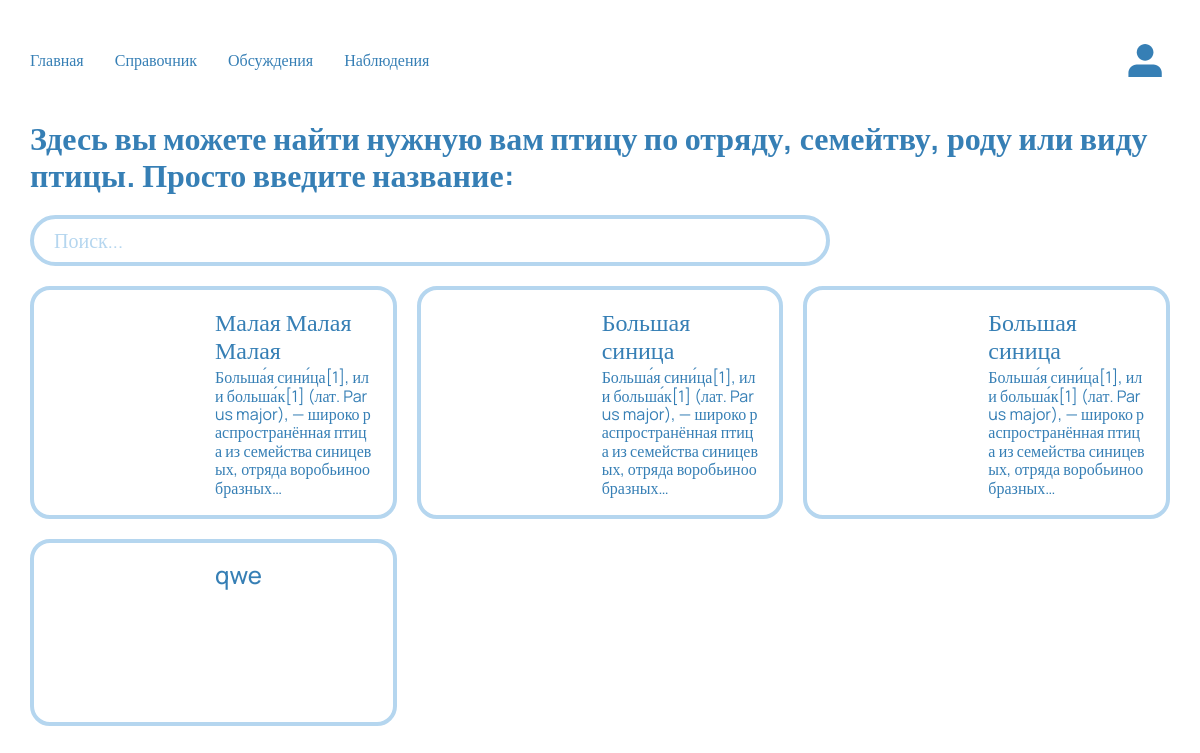
/lib/, run on an earlier commit of the app's database.
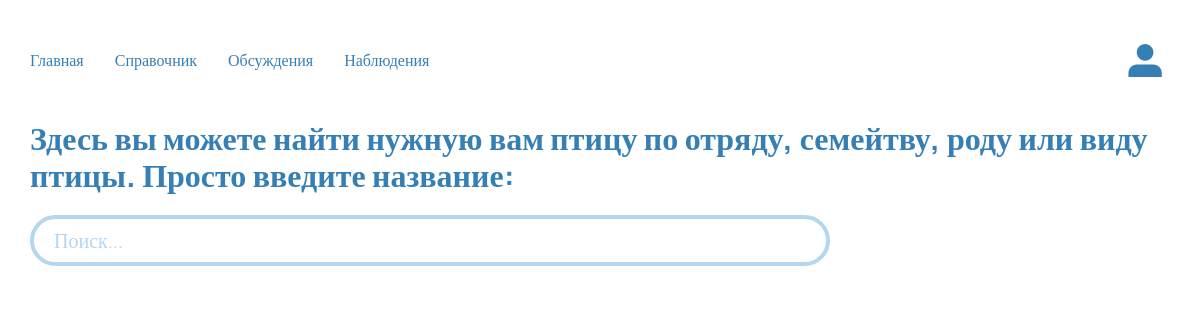
And on a later commit of the database.
### birdlib/models.py (models this page shows)
class Bird(models.Model):
    user = ForeignKey(User, on_delete=models.CASCADE)
    name = models.CharField(max_length=50, null=False)
    lat_name = models.CharField(max_length=50, blank=True, null=True)
    squad = models.CharField(max_length=50, blank=True, null=True)
    family = models.CharField(max_length=50, blank=True, null=True)
    genus = models.CharField(max_length=50, blank=True, null=True)
    protection = models.CharField(max_length=50, blank=True, null=True)
    habitat = models.TextField(max_length=1000, blank=True, null=True)
    description = models.TextField(max_length=1000, blank=True, null=True)
    audio = models.FileField(upload_to="songs/", blank=True, null=True)
    logo_men = models.ImageField(null=True, blank=True, upload_to=bird_file_directory_path)
    logo_woman = models.ImageField(null=True, blank=True, upload_to=bird_file_directory_path)
    favourites = models.ManyToManyField(User, related_name="favourites", blank=True)

### birdlib/views.py (the view)
# urls.py: path('', ListBirdView.as_view(), name='list'),
class ListBirdView(View):
    def get(self, request: HttpRequest) -> HttpResponse:
        if request.GET.get("bird"):
            birds = (
                Bird.objects.filter(name__icontains=request.GET.get("bird"))
                | Bird.objects.filter(squad__icontains=request.GET.get("bird"))
                | Bird.objects.filter(family__icontains=request.GET.get("bird"))
                | Bird.objects.filter(genus__icontains=request.GET.get("bird"))
                | Bird.objects.filter(protection__icontains=request.GET.get("bird"))
            )
        else:
            birds = Bird.objects.all()
        context = {
            'group_exists': request.user.groups.filter(name='Moderators').exists(),
            'search': request.GET.get("bird"),
            'birds': birds,
        }
        return render(request, 'birdlib/list_bird.html', context=context)

### birdlib/templates/birdlib/list_bird.html (shortened to what this page needs)
{% extends "base.html" %}
{% block main %}
<div class="container">
    <h1>Здесь вы можете найти нужную вам птицу по отряду, семейтву, роду или виду птицы. Просто введите название:</h1>
    <form method="get">
        <input class="birds_search" name="bird" placeholder="Поиск...">
    </form>
    <div class="birds">
        {% for bird in birds %}
        <a class="birds-link" href="{% url 'birdlib:details' pk=bird.pk %}">
            {% if bird.logo_men %}
            <div class="birds-img" style="background-image: url(../../..{{ bird.logo_men.url}});"></div>
            {% else %}
            <div class="birds-img"></div>
            {% endif %}
            <div class=" birds-block">
                <h2 class="birds-title">{{ bird.name }}</h2>
                <p class="birds-description">{{ bird.description|truncatechars:'135' }}</p>
            </div>
        </a>
        {% endfor %}
    </div>
</div>
{% endblock %}

### templates/base.html (shortened to what this page needs)
<!DOCTYPE html>
{% load static %}
<html lang="ru">
<head>
    <link rel="stylesheet" href="{% static 'css/normalize.css' %}" />
    <link rel="stylesheet" href="{% static 'css/common.css' %}" />
    <link rel="stylesheet" href="{% static 'css/header.css' %}" />
    <link rel="stylesheet" href="{% static 'css/styles.css' %}" />
</head>
<body>
    <header class="header container">
        <nav class="nav">
            <ul class="nav-list">
                <li class="nav-item">
                    <a class="nav-link" href="{% url 'home' %}">Главная</a>
                </li>
                <li class="nav-item">
                    <a class="nav-link" href="{% url 'birdlib:list' %}">Справочник</a>
                </li>
                <li class="nav-item">
                    <a class="nav-link" href="{% url 'discussions:list' %}">Обсуждения</a>
                </li>
                <li class="nav-item">
                    <a class="nav-link" href="{% url 'observations:list' %}">Наблюдения</a>
                </li>
            </ul>
        </nav>
        <a href="{% url 'userprofile:profile' %}" class="account_link"></a>
    </header>
    <main>
        {% block main %}{% endblock %}
    </main>
</body>
</html>

### static/css/common.css (style rules this page uses)
:root { --pale-blue-color: #E4F3FF; --blue-color: #367FB5; --blue-one-color: #B5D6EF; }
* { box-sizing: border-box; font-family: Manrope; color: var(--blue-color); }
a { color: currentColor; text-decoration: none; }
h1, h2 { margin-top: 0; }
ul, p { margin: 0; padding: 0; }
li { list-style: none; }
.container { margin-left: auto; margin-right: auto; padding-left: 30px; padding-right: 30px; max-width: 1300px; }

### static/css/header.css (style rules this page uses)
.header { display: flex; align-items: center; padding-top: 35px; padding-bottom: 35px; }
.nav { margin-right: auto; }
.nav-list { display: flex; }
.nav-item:not(:last-child) { margin-right: 31px; }
.account_link { display: block; width: 50px; height: 50px; background-image: url("../img/user.svg"); }

### static/css/styles.css (style rules this page uses)
.birds_search { margin-bottom: 20px; padding: 10px 20px; width: 800px; font-size: 20px; border: 4px solid var(--blue-one-color); border-radius: 100px; }
.birds_search::placeholder { color: var(--blue-one-color); }

What changed in the data, as far as the page shows it:
removed Bird: name "Малая Малая Малая", description "Больша́я сини́ца[1], или больша́к[1] (лат. Parus major), — широко распространённая птица из семейства синицевых, отряда воробьинообразных…"
removed Bird: name "Большая синица", description "Больша́я сини́ца[1], или больша́к[1] (лат. Parus major), — широко распространённая птица из семейства синицевых, отряда воробьинообразных…"
removed Bird: name "Большая синица", description "Больша́я сини́ца[1], или больша́к[1] (лат. Parus major), — широко распространённая птица из семейства синицевых, отряда воробьинообразных…"
removed Bird: name "qwe"
